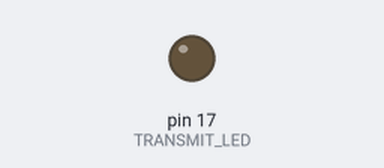
The sketch below on a simulated Arduino Uno, built with avr-gcc and run on an emulated ATmega328P. Shown: output pins drawn as LEDs (lit = HIGH).

Above: at 0.2 s.
At 30.0 s:
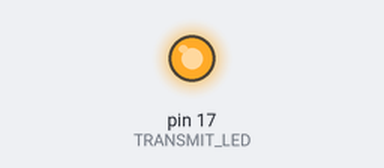
Timing chart, 0 to 31.5 s (numbered marks = the images above):
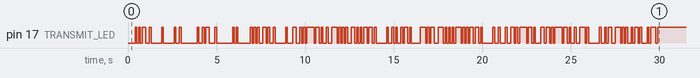

Measured:
- by itself, pin 17 (TRANSMIT_LED): LOW → HIGH at 0.40 s, → LOW 0.10 s later, → HIGH 0.10 s later, → LOW 0.10 s later, … (169 changes in this stretch)

The sketch:

transmitter.ino
```cpp
// define component
#define TRANSMIT_LED 17
//define sampling time
#define SAMPLING_TIME 100

char* text = "Lorem ipsum dolor sit";

//Declaration
bool led_state = false;
bool button_state = false;
bool transmit_data = true;
int bytes_counter = 30;
int total_bytes;
void setup() {

  pinMode(TRANSMIT_LED,OUTPUT);
  total_bytes = strlen(text);


}

void loop() {

   while(transmit_data)
   {
    transmit_byte(text[total_bytes - bytes_counter]);
    bytes_counter--;
      if(bytes_counter == 0)
      {
        transmit_data = false;
      }
   }
   transmit_data = true;
   bytes_counter = total_bytes;
    delay(100000);
 }

void transmit_byte(char data_byte)
{
  digitalWrite(TRANSMIT_LED,LOW);
  delay(SAMPLING_TIME);
  for(int i = 0; i < 8; i++)
  {
    digitalWrite(TRANSMIT_LED,(data_byte >> i) & 0x01);
    delay(SAMPLING_TIME);
  }
 digitalWrite(TRANSMIT_LED,HIGH); //Return to IDLE state
 delay(SAMPLING_TIME);
}
```
